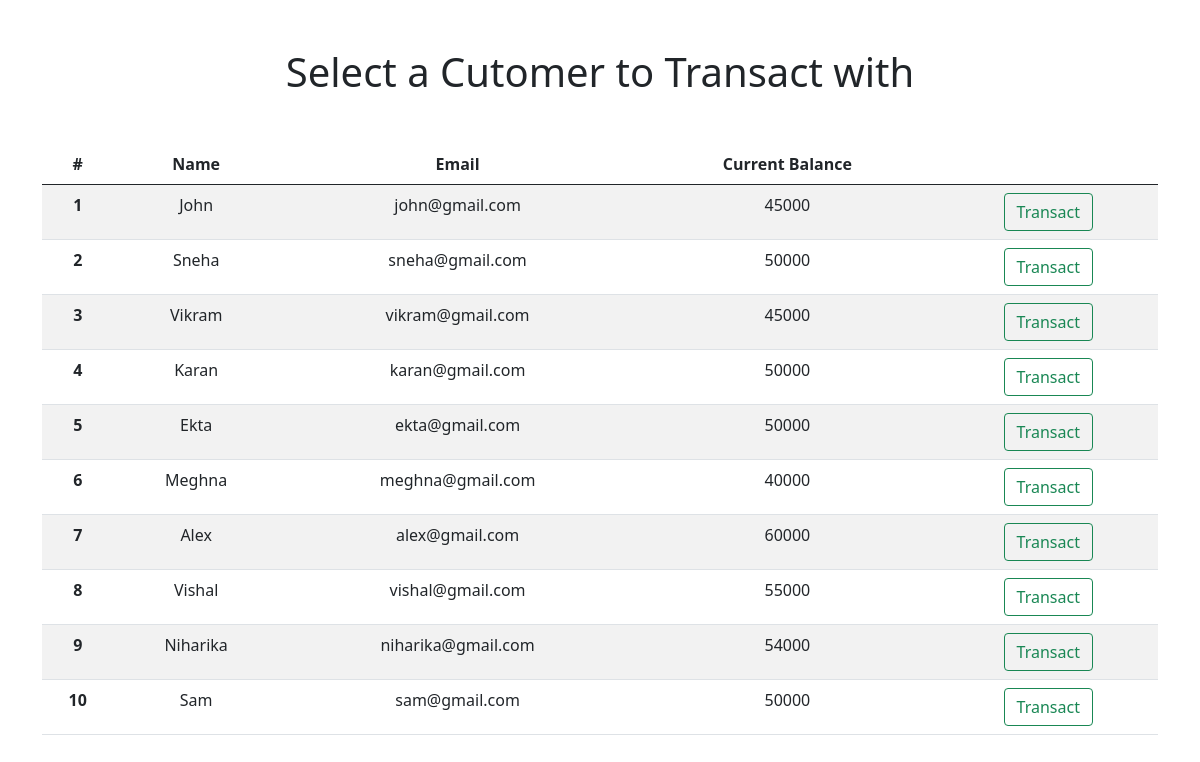
Screenshot of /?id1=1 with the database file from the repository.
### Bank/models.py (models this page shows)
class Customer(models.Model):
    name= models.CharField(max_length=100)
    email= models.EmailField(max_length=100)
    phone= models.CharField(max_length=100)
    city= models.CharField(max_length=100)
    current_balance= models.IntegerField()

### Bank/views.py (the view)
# urls.py: path('',views.index,name='index'),
def index(request):
    id1=request.GET.get('id1')
    customers= Customer.objects.all
    return render(request,'index.html',{'customers':customers,'id1':id1})

### templates/index.html (shortened to what this page needs)
<!DOCTYPE html>
<html lang="en">
<head>
    <link href="https://cdn.jsdelivr.net/npm/bootstrap@5.1.0/dist/css/bootstrap.min.css" rel="stylesheet">
</head>
<body>
    <div class="container text-center">
    {%if id1 is None%}
        <h1 class="mb-5 mt-3 text-center">Customers List</h1>
        <a href="viewtransact" class="btn btn-secondary mx-5" style="float:right; display:flex;">View All Transactions</a>
    {%else %}
    <h1 class="my-5 text-center">Select a Cutomer to Transact with</h1>
    {%endif%}
        <table class="table table-striped table-hover">
            <thead>
                <tr>
                    <th scope="col">#</th>
                    <th scope="col">Name</th>
                    <th scope="col">Email</th>
                    <th scope="col">Current Balance</th>
                    <th></th>
                </tr>
            </thead>
            <tbody>
                {%for cust in customers%}
                <tr>
                    <th scope="row">{{cust.id}}</th>
                    <td>{{cust.name}}</td>
                    <td>{{cust.email}}</td>
                    <td>{{cust.current_balance}}</td>
                    {%if id1 is None%}
                    <td><a href='viewcust?id={{cust.id}}' class="btn btn-outline-primary">View</a></td>
                    {%else %}
                    <td><a href='transact?id1={{id1}}&id2={{cust.id}}' class="btn btn-outline-success">Transact</a></td>
                    {%endif%}
                </tr>
                {%endfor%}
            </tbody>
        </table>
    </div>
</body>
</html>

### rows the page displays
Customer: id "1", name "John", email "john@gmail.com", current_balance "45000"
Customer: id "2", name "Sneha", email "sneha@gmail.com", current_balance "50000"
Customer: id "3", name "Vikram", email "vikram@gmail.com", current_balance "45000"
Customer: id "4", name "Karan", email "karan@gmail.com", current_balance "50000"
Customer: id "5", name "Ekta", email "ekta@gmail.com", current_balance "50000"
Customer: id "6", name "Meghna", email "meghna@gmail.com", current_balance "40000"
Customer: id "7", name "Alex", email "alex@gmail.com", current_balance "60000"
Customer: id "8", name "Vishal", email "vishal@gmail.com", current_balance "55000"
Customer: id "9", name "Niharika", email "niharika@gmail.com", current_balance "54000"
Customer: id "10", name "Sam", email "sam@gmail.com", current_balance "50000"
